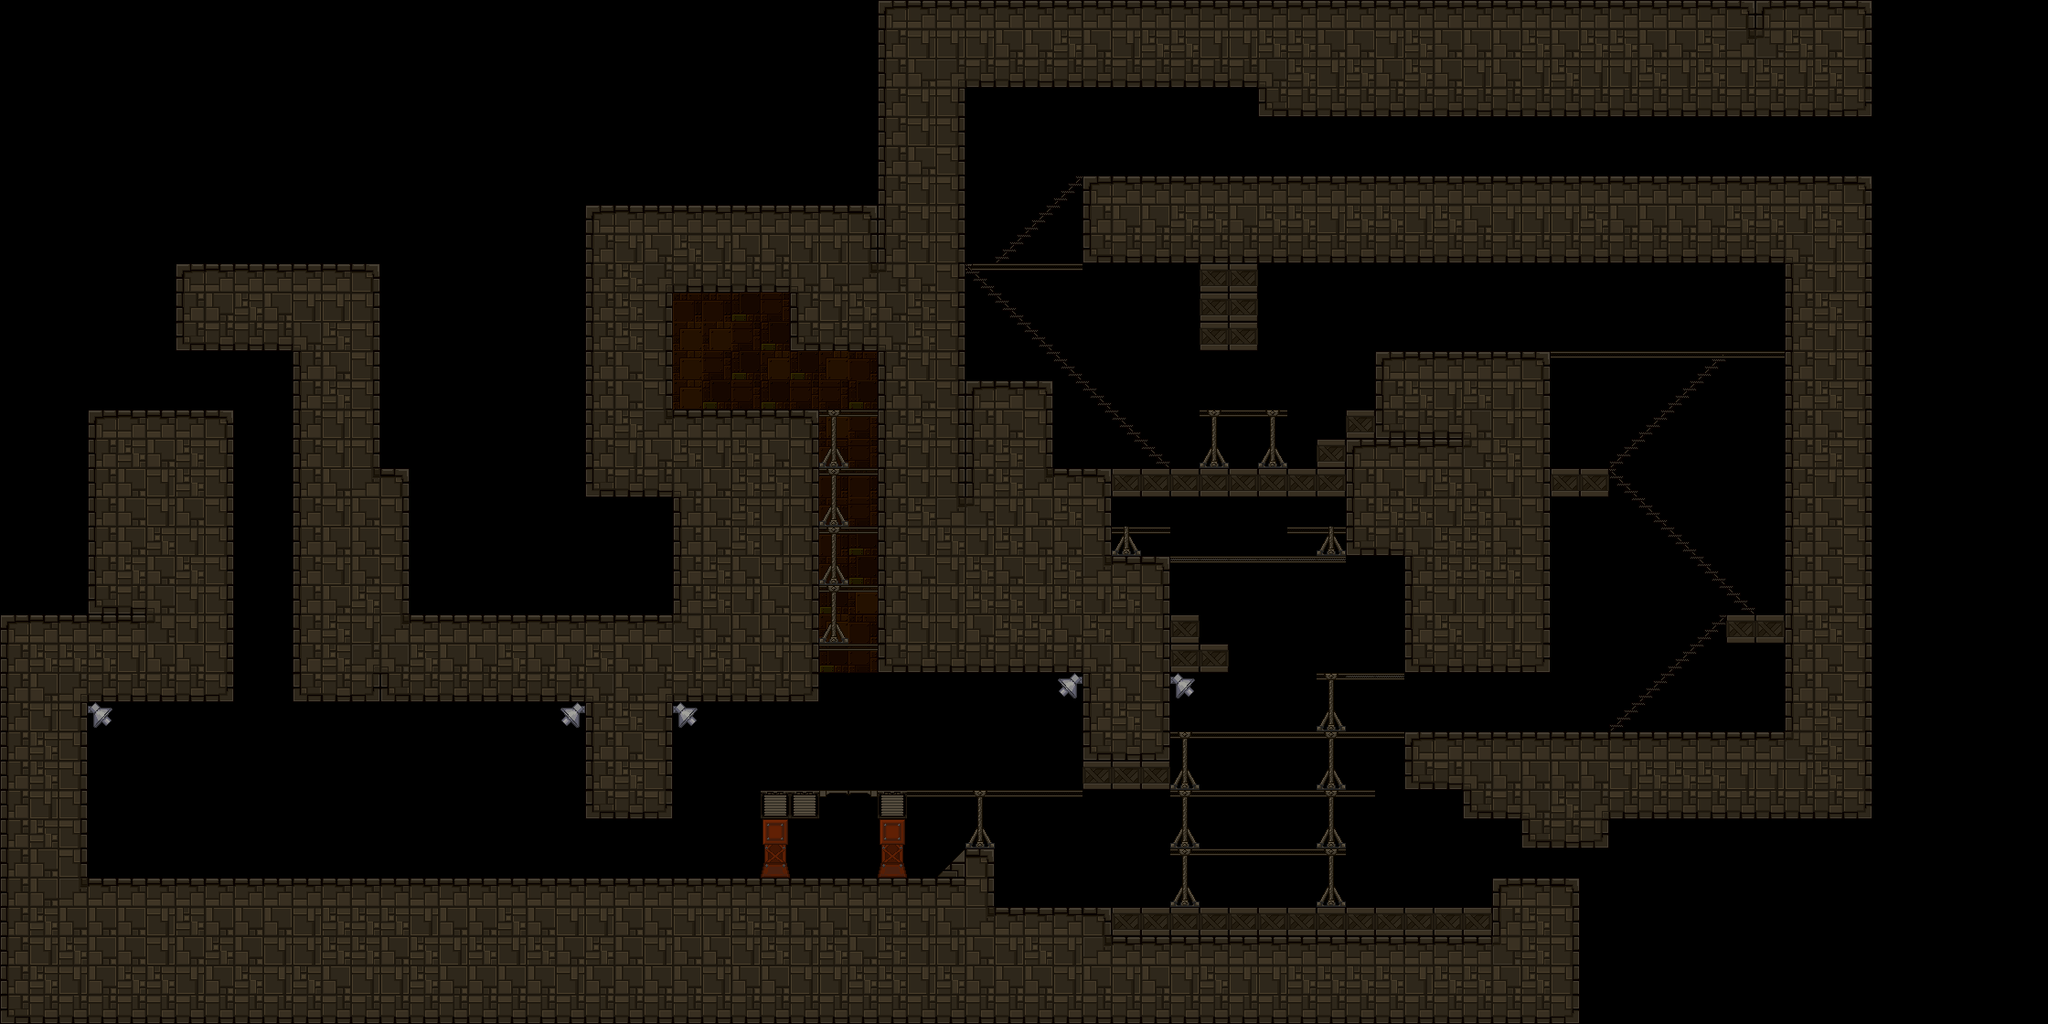

Below is a game level as drawn by its tile map, then a one-line description and the .tmx that defines it (tile-layer data replaced by summaries):
An orthogonal 70x35 tile map with 32x32 px tiles, 5 tile layers (Background1, Background2, Background3, Foreground1, ...), 2 tilesets and 33 objects.

<map version="1.0" tiledversion="1.1.4" orientation="orthogonal" renderorder="right-down" width="70" height="35" tilewidth="32" tileheight="32" infinite="0" nextobjectid="56">
 <properties>
  <property name="unity:scale" value="0.03125" />
 </properties>
 <tileset firstgid="1" source="../../Tilesets/Example.tsx" />
 <tileset firstgid="31" source="../../Tilesets/lab.tsx" />
 <layer name="Background1" width="70" height="35">
  <properties>
   <property name="unity:sortingOrder" type="int" value="-3" />
  </properties>
  <data>[2450 cells, 5 non-empty, 1 distinct tile ids]</data>
 </layer>
 <layer name="Background2" width="70" height="35">
  <properties>
   <property name="unity:sortingOrder" type="int" value="-2" />
  </properties>
  <data>[2450 cells, 39 non-empty, 6 distinct tile ids]</data>
 </layer>
 <layer name="Background3" width="70" height="35">
  <properties>
   <property name="unity:sortingOrder" type="int" value="-1" />
  </properties>
  <data>[2450 cells, 12 non-empty, 4 distinct tile ids]</data>
 </layer>
 <layer name="Foreground1" width="70" height="35">
  <properties>
   <property name="unity:sortingOrder" type="int" value="3" />
  </properties>
  <data>[2450 cells, 1147 non-empty, 24 distinct tile ids]</data>
 </layer>
 <layer name="Foreground2" width="70" height="35">
  <properties>
   <property name="unity:sortingOrder" type="int" value="4" />
  </properties>
  <data>[2450 cells, 64 non-empty, 14 distinct tile ids]</data>
 </layer>
 <objectgroup name="walls">
  <properties>
   <property name="unity:layer" value="Obstacle" />
  </properties>
  <object id="12" x="832" y="384">
   <polyline points="32,0 128,0 128,352 448,352 448,224 384,224 384,160 640,160 640,224 704,224 704,352 864,352 864,160 896,160 928,128 864,128 864,0 672,0 672,64 640,64 640,96 608,96 608,128 320,128 320,64 320,64 320,32 224,32 224,-288 544,-288 544,-256 1216,-256 1216,-384" />
  </object>
  <object id="13" x="2048" y="192">
   <polyline points="0,0 -864,0 -864,96 -96,96 -96,480 -160,480 -128,512 -96,512 -96,608 -512,608 -512,672 -448,672 -448,704 -384,704 -384,736 -320,736 -320,768 -416,768 -416,800" />
  </object>
  <object id="29" x="1376" y="992">
   <polyline points="256,0 -288,0 -288,0 -288,-64 -320,-64 -352,-32 -1376,-32 -1376,-96 -1280,-96 -1280,-224 -1120,-224 -1120,-544 -1216,-544" />
  </object>
  <object id="30" x="192" y="384">
   <polyline points="0,0 128,0 128,384 448,384 448,512 544,512 544,384 704,384 704,64 608,64" />
  </object>
  <object id="34" x="1280" y="672">
   <polyline points="0,0 32,0 32,32 64,32 64,64 0,64" />
  </object>
  <object id="35" x="1280" y="800">
   <polyline points="0,-64 0,64 -96,64 -96,0 -96,-64" />
  </object>
  <object id="36" x="992" y="864">
   <polyline points="0,0 0,32 -32,32 -32,0 0,0" />
  </object>
  <object id="37" x="832" y="864">
   <polyline points="0,0 0,32 64,32 64,0 0,0" />
  </object>
  <object id="48" x="1376" y="288">
   <polyline points="0,0 0,96 -64,96 -64,0" />
  </object>
  <object id="49" x="864" y="384">
   <polyline points="0,0 0,-64 -128,-64 -128,64 -64,64" />
  </object>
 </objectgroup>
 <objectgroup name="JumpThru">
  <properties>
   <property name="unity:layer" value="Obstacle" />
   <property name="unity:tag" value="JumpThru" />
  </properties>
  <object id="22" x="1760" y="800">
   <polyline points="0,0 128,-128" />
  </object>
  <object id="23" x="1920" y="672">
   <polyline points="0,0 -160,-160" />
  </object>
  <object id="24" x="1760" y="512">
   <polyline points="0,0 128,-128" />
  </object>
  <object id="25" x="1952" y="384">
   <polyline points="0,0 -256,0" />
  </object>
  <object id="26" x="1280" y="512">
   <polyline points="0,0 -224,-224" />
  </object>
  <object id="27" x="1056" y="288">
   <polyline points="0,0 128,0" />
  </object>
  <object id="28" x="1088" y="288">
   <polyline points="0,0 96,-96" />
  </object>
  <object id="38" x="1472" y="736">
   <polyline points="-32,0 64,0" />
  </object>
  <object id="39" x="1472" y="608">
   <polyline points="0,0 -192,0" />
  </object>
  <object id="40" x="1280" y="800">
   <polyline points="0,0 256,0" />
  </object>
  <object id="41" x="1536" y="864">
   <polyline points="-32,0 -256,0" />
  </object>
  <object id="42" x="1280" y="928">
   <polyline points="0,0 192,0" />
  </object>
  <object id="43" x="1472" y="576">
   <polyline points="0,0 -64,0" />
  </object>
  <object id="44" x="1280" y="576">
   <polyline points="0,0 -64,0" />
  </object>
  <object id="45" x="1120" y="864">
   <polyline points="64,0 -128,0" />
  </object>
  <object id="46" x="1376" y="448">
   <polyline points="32,0 -64,0" />
  </object>
  <object id="47" x="896" y="864">
   <polyline points="0,0 64,0" />
  </object>
  <object id="50" x="960" y="704">
   <polyline points="0,0 -64,0" />
  </object>
  <object id="51" x="960" y="640">
   <polyline points="0,0 -64,0" />
  </object>
  <object id="52" x="960" y="576">
   <polyline points="0,0 -64,0" />
  </object>
  <object id="53" x="960" y="512">
   <polyline points="0,0 -64,0" />
  </object>
  <object id="54" x="960" y="448">
   <polyline points="0,0 -64,0" />
  </object>
  <object id="55" x="96" y="896">
   <polyline points="0,0 0,64" />
  </object>
 </objectgroup>
</map>
